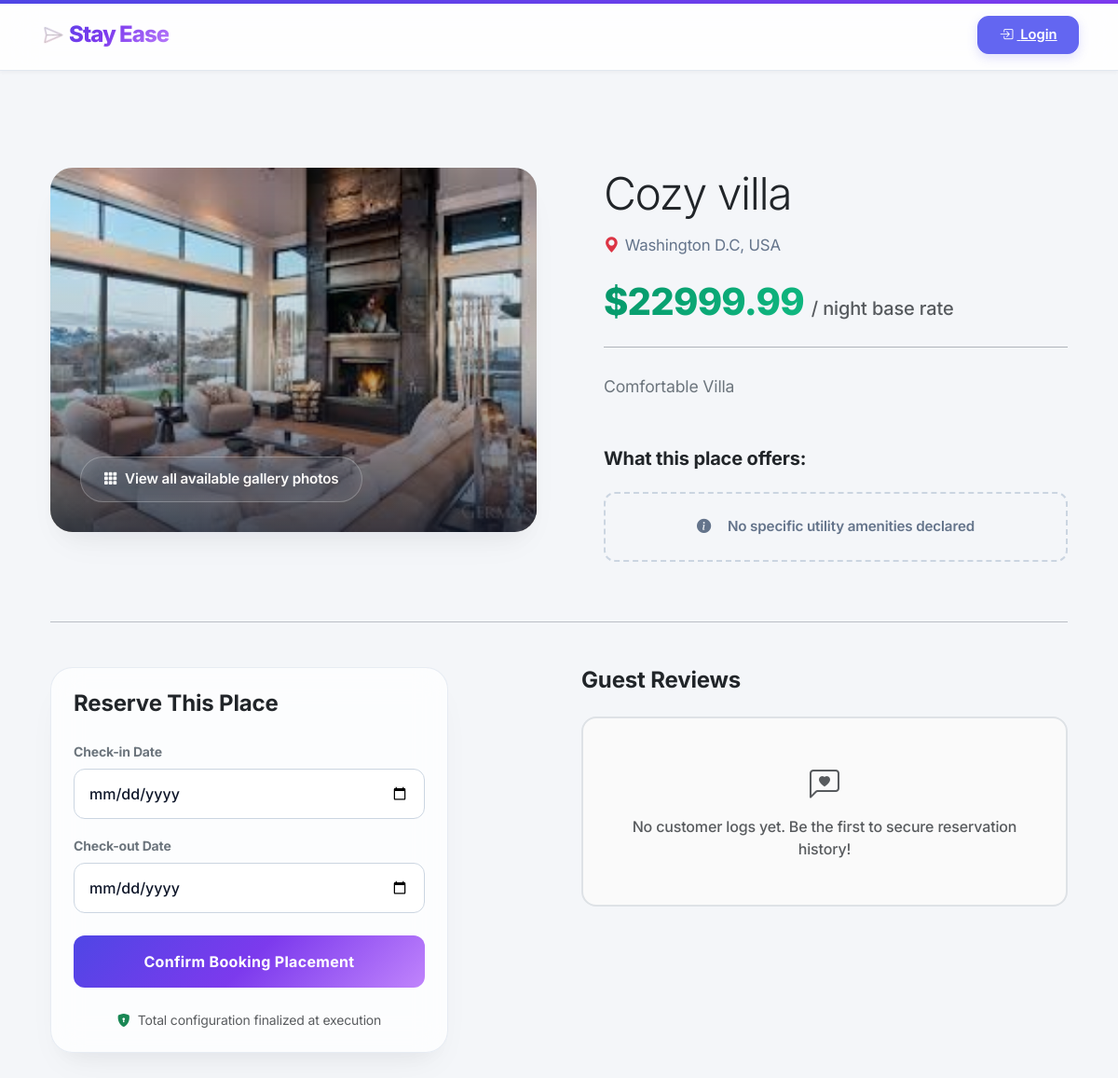
/list-detail/8/, run on the app's committed database.
### booking/models.py (models this page shows, shortened)
class Listing(models.Model):
    host = models.ForeignKey(User,on_delete=models.CASCADE,related_name="listings")
    category = models.ForeignKey(Category,on_delete=models.SET_NULL,null=True,blank=True)
    title = models.CharField(max_length=250)
    description = models.TextField()
    city = models.CharField(max_length=100)
    country = models.CharField(max_length=100)
    price_per_night = models.DecimalField(max_digits=10,decimal_places=2)
    created_at = models.DateTimeField(auto_now_add=True)

class ListingImage(models.Model):
    ROOM_TYPES = [
        ('living_room', 'Living Room'),
        ('bedroom', 'Bedroom'),
        ('bathroom', 'Bathroom'),
        ('kitchen', 'Kitchen'),
        ('exterior', 'Exterior'),
    ]
    listing = models.ForeignKey(Listing, on_delete=models.CASCADE, related_name="images")
    image = models.ImageField(upload_to="listings/")
    room_type = models.CharField(max_length=50, choices=ROOM_TYPES, default='exterior') # New Field

### booking/views.py (the view)
# urls.py: path("list-detail/<int:pk>/", views.ListDetailView.as_view(), name="list-detail"),
class ListDetailView(DetailView):
    model = Listing
    template_name = "list_detail.html"
    context_object_name = "listing"
    def get_object(self, queryset=None):
        obj = super().get_object(queryset)
        history = self.request.session.get('recently_viewed', [])
        listing_id = obj.id
        if listing_id in history:
            history.remove(listing_id)
        history.insert(0, listing_id)
        self.request.session['recently_viewed'] = history[:6]
        return obj

### templates/list_detail.html (shortened to what this page needs)
{% extends "base.html" %}
{% block content %}
<div class="container py-5 listing-viewport">
    <div class="row g-5 align-items-start">
        <div class="col-lg-6">
            {% if listing.images.all %}
                <div class="hero-gallery-container">
                    <a href="{% url 'listing_gallery' listing.id %}" target="_blank" class="gallery-wrapper-link">
                        <img src="{{ listing.images.first.image.url }}" alt="{{ listing.title }}">
                        <div class="gallery-scrim-overlay">
                            <span class="gallery-action-badge">
                                <i class="bi bi-grid-3x3-gap-fill"></i> View all available gallery photos
                            </span>
                        </div>
                    </a>
                </div>
            {% endif %}
        </div>
        <div class="col-lg-6 ps-lg-5">
            <h1 class="fw-black text-dark display-5 mb-3 listing-headline">{{ listing.title }}</h1>
            <div class="geo-tag mb-4">
                <i class="bi bi-geo-alt-fill text-danger"></i>
                <span>{{ listing.city }}, {{ listing.country }}</span>
            </div>
            <div class="price-metric-group mb-4">
                <h2 class="price-value-accent display-6 mb-0">${{ listing.price_per_night }}</h2>
                <span class="fs-5 text-muted fw-medium">/ night base rate</span>
            </div>
            <hr class="my-4 opacity-50 text-secondary">
            <p class="text-secondary lh-lg mb-5" style="font-size: 1.1rem; text-align: justify;">{{ listing.description }}</p>
            <h5 class="fw-bold text-dark mb-4">What this place offers:</h5>
            <ul class="amenity-flex-grid">
                {% for amenity in listing.amenities.all %}
                    <li>
                        <i class="bi bi-check-circle-fill text-indigo-500" style="color: #6366f1;"></i>
                        {{ amenity.name }}
                    </li>
                {% empty %}
                    <li class="amenity-empty-state">
                        <i class="bi bi-info-circle-fill me-2"></i> No specific utility amenities declared
                    </li>
                {% endfor %}
            </ul>
        </div>
    </div>
    <hr class="my-5 opacity-25">
    <div class="row g-5">
        <div class="col-lg-5">
            <div class="card checkout-sticky-card p-4 border-0">
                <h4 class="fw-bold mb-4 text-dark tracking-tight">Reserve This Place</h4>
                <form method="POST" action="{% url 'create-reservation' listing.id %}">
                    <div class="mb-3">
                        <label class="form-label small fw-bold text-secondary uppercase tracking-wider">Check-in Date</label>
                        <input type="date" name="check_in" class="form-control form-input-premium" required>
                    </div>
                    <div class="mb-4">
                        <label class="form-label small fw-bold text-secondary uppercase tracking-wider">Check-out Date</label>
                        <input type="date" name="check_out" class="form-control form-input-premium" required>
                    </div>
                    <button type="submit" class="btn action-submit-button w-100 text-white fw-bold py-3 shadow-md fs-6">Confirm Booking Placement</button>
                </form>
                <div class="d-flex align-items-center justify-content-center gap-2 mt-4 text-muted small">
                    <i class="bi bi-shield-lock-fill text-success"></i>
                    <span>Total configuration finalized at execution</span>
                </div>
            </div>
        </div>
        <div class="col-lg-6 offset-lg-1">
            <h4 class="fw-bold mb-4 text-dark tracking-tight d-flex align-items-center gap-2">
                <span>Guest Reviews</span>
            </h4>
            {% for reservation in listing.reservations.all %}
                {% if reservation.review %}
                    <div class="review-card-architecture">
                        <div class="d-flex align-items-center justify-content-between mb-3">
                            <div class="fw-bold text-dark fs-5">{{ reservation.guest.username }}</div>
                            <div class="pill-badge-rating">
                                <i class="bi bi-star-fill text-warning"></i>
                                <span>Rating: {{ reservation.review.rating }} / 5</span>
                            </div>
                        </div>
                        <p class="text-muted mb-3 small fw-semibold"><i class="bi bi-calendar3 me-1"></i> {{ reservation.review.created_at|date:"M d, Y" }}</p>
                        <p class="mb-0 text-secondary" style="font-size: 1rem; line-height: 1.6;">{{ reservation.review.comment }}</p>
                    </div>
                {% endif %}
            {% empty %}
                <div class="p-5 rounded-4 text-center text-muted border border-2 border-dashed d-flex flex-column align-items-center justify-content-center" style="background: #fafafa; border-radius: var(--radius-md);">
                    <i class="bi bi-chat-left-heart mb-2 text-muted" style="font-size: 2rem;"></i>
                    <p class="italic mb-0 fw-medium" style="font-size: 1rem;">No customer logs yet. Be the first to secure reservation history!</p>
                </div>
            {% endfor %}
        </div>
    </div>
</div>
{% endblock content %}

### templates/base.html (style rules this page uses)
:root { --canvas-bg: #F4F6F9; --surface-card: #FFFFFF; --primary-brand: #6366F1; --primary-hover: #4F46E5; --host-accent: #059669; --host-hover: #047857; --wishlist-accent: #F43F5E; --wishlist-hover: #E11D48; --primary-subtle: #EEF2F6; --text-main: #0F172A; --text-muted: #475569; --border-color: #E2E8F0; --bg-glass: rgba(255, 255, 255, 0.85); --shadow-sm: 0 2px 4px 0 rgba(15, 23, 42, 0.04); --shadow-md: 0 10px 25px -5px rgba(99, 102, 241, 0.1), 0 8px 16px -6px rgba(99, 102, 241, 0.05); --radius-main: 12px; --transition-smooth: all 0.3s cubic-bezier(0.25, 0.8, 0.25, 1); --transition-bounce: all 0.45s cubic-bezier(0.34, 1.56, 0.64, 1); --brand-gradient: linear-gradient(135deg, #6366F1 0%, #D946EF 50%, #F43F5E 100%); }
html, body { height: 100%; }
body { font-family: 'Inter', sans-serif; background-color: var(--canvas-bg); color: var(--text-main); -webkit-font-smoothing: antialiased; display: flex; flex-direction: column; transition: background-color 0.4s cubic-bezier(0.25, 0.8, 0.25, 1); }
body::before { content: ''; position: fixed; top: 0; left: 0; right: 0; height: 4px; background: var(--brand-gradient); z-index: 1030; background-size: 200% auto; animation: gradientMove 6s linear infinite; }
form { display: inline-block; }

### data on the page
Listing: images.first.image (picture), title "Cozy villa", city "Washington D.C", country "USA", price_per_night "22999.99", description "Comfortable Villa"
